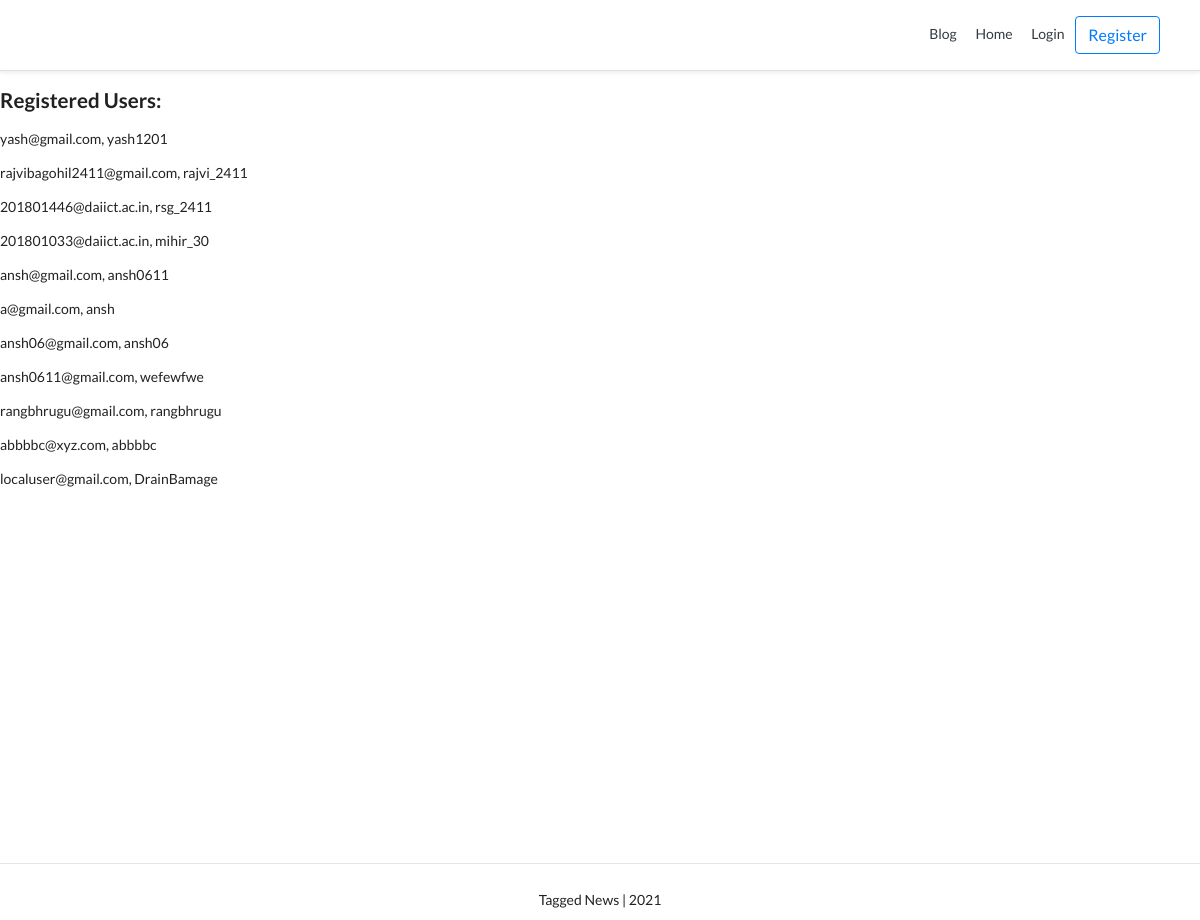
The page / on the database its author committed.
### account/models.py (models this page shows, shortened)
class Account(AbstractBaseUser, PermissionsMixin):
    email                       = models.EmailField(verbose_name="email", max_length=60, unique=True)
    username                    = models.CharField(max_length=30, unique=True)
    date_joined                 = models.DateTimeField(verbose_name='date joined', auto_now_add=True)
    last_login                  = models.DateTimeField(verbose_name='last login', auto_now=True)
    is_admin                    = models.BooleanField(default=False)
    is_active                   = models.BooleanField(default=True)
    is_staff                    = models.BooleanField(default=False)
    is_superuser                = models.BooleanField(default=False)
    USERNAME_FIELD = 'email'
    REQUIRED_FIELDS = ['username',]
    objects = MyAccountManager()
    def __str__(self):
        return self.email + ", " + self.username

### personal/views.py (the view)
# urls.py: path('', home_screen_view, name="home"),
def home_screen_view(request):
    context = {}
    accounts = Account.objects.all()
    context['accounts'] = accounts
    return render(request, "personal/home.html", context)

### personal/templates/personal/home.html
{% extends 'base.html' %}
{% block content %}
    <h3>Registered Users:</h3>
    {% for account in accounts %}
        <p>{{account}}</p>
    {% endfor %}
{% endblock content %}

### templates/snippets/header.html (style rules this page uses)
@media (min-width: 768px) { html { font-size: 16px; } }

### rows shown on the page
Account: email+username "yash@gmail.com, yash1201"
Account: email+username "rajvibagohil2411@gmail.com, rajvi_2411"
Account: email+username "201801446@daiict.ac.in, rsg_2411"
Account: email+username "201801033@daiict.ac.in, mihir_30"
Account: email+username "ansh@gmail.com, ansh0611"
Account: email+username "a@gmail.com, ansh"
Account: email+username "ansh06@gmail.com, ansh06"
Account: email+username "ansh0611@gmail.com, wefewfwe"
Account: email+username "rangbhrugu@gmail.com, rangbhrugu"
Account: email+username "abbbbc@xyz.com, abbbbc"
Account: email+username "localuser@gmail.com, DrainBamage"
